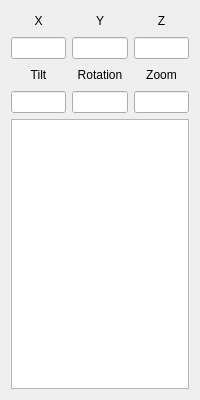
<?xml version="1.0" encoding="UTF-8"?>
<ui version="4.0">
 <class>FormInfo</class>
 <widget class="QDialog" name="FormInfo">
  <property name="geometry">
   <rect>
    <x>0</x>
    <y>0</y>
    <width>200</width>
    <height>400</height>
   </rect>
  </property>
  <property name="maximumSize">
   <size>
    <width>200</width>
    <height>16777215</height>
   </size>
  </property>
  <property name="windowTitle">
   <string>Dialog</string>
  </property>
  <layout class="QVBoxLayout" name="verticalLayout">
   <item>
    <layout class="QGridLayout" name="gridLayout">
     <item row="0" column="2">
      <widget class="QLabel" name="label_4">
       <property name="sizePolicy">
        <sizepolicy hsizetype="Preferred" vsizetype="Fixed">
         <horstretch>0</horstretch>
         <verstretch>0</verstretch>
        </sizepolicy>
       </property>
       <property name="minimumSize">
        <size>
         <width>0</width>
         <height>20</height>
        </size>
       </property>
       <property name="maximumSize">
        <size>
         <width>16777215</width>
         <height>20</height>
        </size>
       </property>
       <property name="text">
        <string>Z</string>
       </property>
       <property name="alignment">
        <set>Qt::AlignCenter</set>
       </property>
      </widget>
     </item>
     <item row="2" column="1">
      <widget class="QLabel" name="label_11">
       <property name="sizePolicy">
        <sizepolicy hsizetype="Preferred" vsizetype="Fixed">
         <horstretch>0</horstretch>
         <verstretch>0</verstretch>
        </sizepolicy>
       </property>
       <property name="minimumSize">
        <size>
         <width>0</width>
         <height>20</height>
        </size>
       </property>
       <property name="text">
        <string>Rotation</string>
       </property>
       <property name="alignment">
        <set>Qt::AlignCenter</set>
       </property>
      </widget>
     </item>
     <item row="2" column="2">
      <widget class="QLabel" name="label_12">
       <property name="sizePolicy">
        <sizepolicy hsizetype="Preferred" vsizetype="Fixed">
         <horstretch>0</horstretch>
         <verstretch>0</verstretch>
        </sizepolicy>
       </property>
       <property name="minimumSize">
        <size>
         <width>0</width>
         <height>20</height>
        </size>
       </property>
       <property name="text">
        <string>Zoom</string>
       </property>
       <property name="alignment">
        <set>Qt::AlignCenter</set>
       </property>
      </widget>
     </item>
     <item row="0" column="1">
      <widget class="QLabel" name="label_2">
       <property name="sizePolicy">
        <sizepolicy hsizetype="Preferred" vsizetype="Fixed">
         <horstretch>0</horstretch>
         <verstretch>0</verstretch>
        </sizepolicy>
       </property>
       <property name="minimumSize">
        <size>
         <width>0</width>
         <height>20</height>
        </size>
       </property>
       <property name="maximumSize">
        <size>
         <width>16777215</width>
         <height>20</height>
        </size>
       </property>
       <property name="text">
        <string>Y</string>
       </property>
       <property name="alignment">
        <set>Qt::AlignCenter</set>
       </property>
      </widget>
     </item>
     <item row="1" column="1">
      <widget class="QLineEdit" name="pos_y">
       <property name="alignment">
        <set>Qt::AlignCenter</set>
       </property>
      </widget>
     </item>
     <item row="3" column="2">
      <widget class="QLineEdit" name="zoom">
       <property name="alignment">
        <set>Qt::AlignCenter</set>
       </property>
      </widget>
     </item>
     <item row="0" column="0">
      <widget class="QLabel" name="label">
       <property name="sizePolicy">
        <sizepolicy hsizetype="Preferred" vsizetype="Fixed">
         <horstretch>0</horstretch>
         <verstretch>0</verstretch>
        </sizepolicy>
       </property>
       <property name="minimumSize">
        <size>
         <width>0</width>
         <height>20</height>
        </size>
       </property>
       <property name="maximumSize">
        <size>
         <width>16777215</width>
         <height>20</height>
        </size>
       </property>
       <property name="text">
        <string>X</string>
       </property>
       <property name="alignment">
        <set>Qt::AlignCenter</set>
       </property>
      </widget>
     </item>
     <item row="3" column="0">
      <widget class="QLineEdit" name="ang_tilt">
       <property name="alignment">
        <set>Qt::AlignCenter</set>
       </property>
      </widget>
     </item>
     <item row="2" column="0">
      <widget class="QLabel" name="label_10">
       <property name="sizePolicy">
        <sizepolicy hsizetype="Preferred" vsizetype="Fixed">
         <horstretch>0</horstretch>
         <verstretch>0</verstretch>
        </sizepolicy>
       </property>
       <property name="minimumSize">
        <size>
         <width>0</width>
         <height>20</height>
        </size>
       </property>
       <property name="text">
        <string>Tilt</string>
       </property>
       <property name="alignment">
        <set>Qt::AlignCenter</set>
       </property>
      </widget>
     </item>
     <item row="1" column="0">
      <widget class="QLineEdit" name="pos_x">
       <property name="inputMask">
        <string/>
       </property>
       <property name="alignment">
        <set>Qt::AlignCenter</set>
       </property>
      </widget>
     </item>
     <item row="3" column="1">
      <widget class="QLineEdit" name="ang_rotation">
       <property name="alignment">
        <set>Qt::AlignCenter</set>
       </property>
      </widget>
     </item>
     <item row="1" column="2">
      <widget class="QLineEdit" name="pos_z">
       <property name="alignment">
        <set>Qt::AlignCenter</set>
       </property>
      </widget>
     </item>
    </layout>
   </item>
   <item>
    <widget class="QListWidget" name="listWidget"/>
   </item>
  </layout>
 </widget>
 <tabstops>
  <tabstop>pos_x</tabstop>
  <tabstop>pos_y</tabstop>
  <tabstop>pos_z</tabstop>
  <tabstop>ang_tilt</tabstop>
  <tabstop>ang_rotation</tabstop>
  <tabstop>zoom</tabstop>
  <tabstop>listWidget</tabstop>
 </tabstops>
 <resources/>
 <connections/>
</ui>
